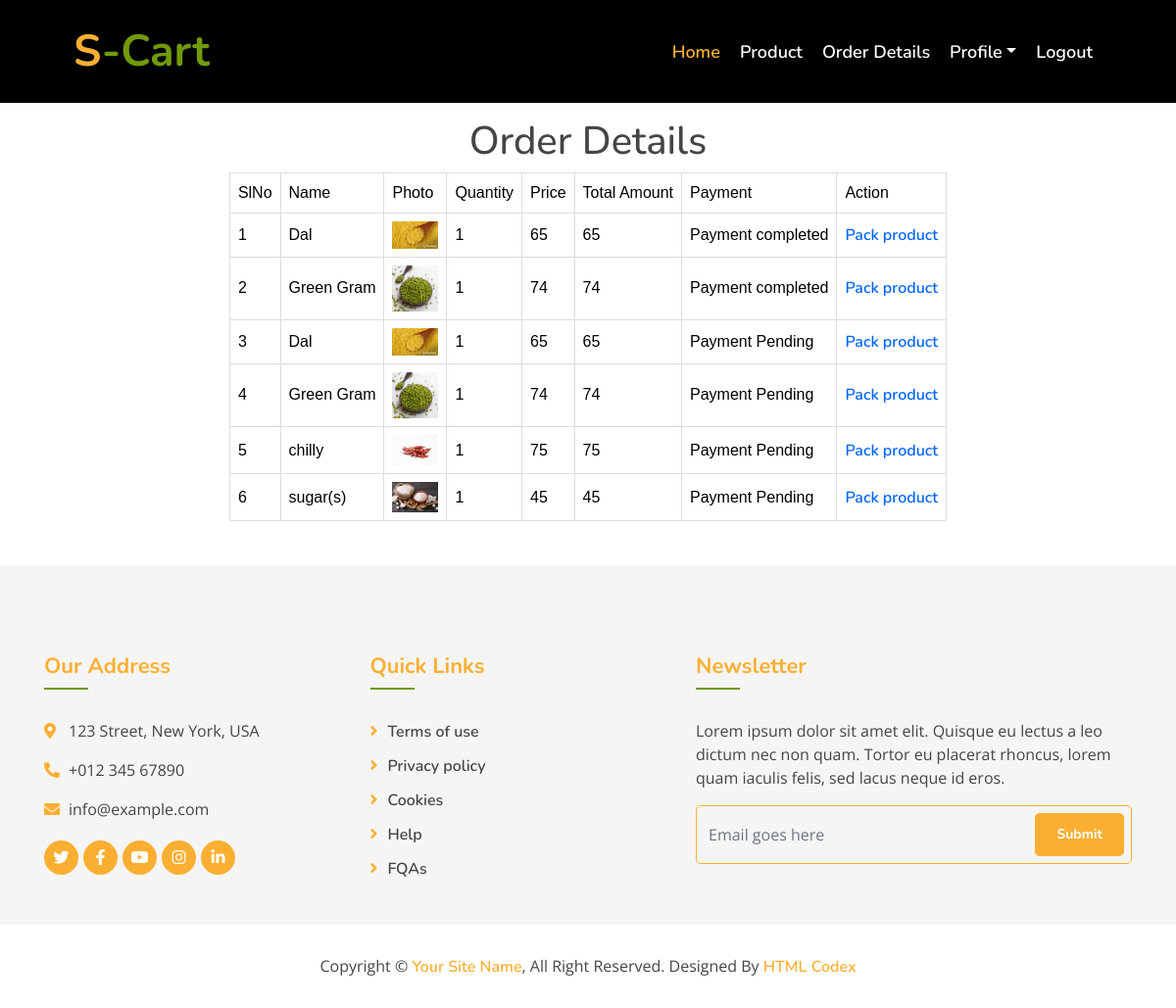
Page /Project/Employee/OrderDetails.php on the committed database.
### tables this page shows
CREATE TABLE `tbl_cart` (
  `cart_id` int(11) NOT NULL,
  `cart_quantity` varchar(100) NOT NULL DEFAULT '1',
  `product_id` int(11) NOT NULL,
  `booking_id` int(11) NOT NULL,
  `cart_status` int(11) NOT NULL DEFAULT 0,
  `cart_rate` int(11) NOT NULL
);

CREATE TABLE `tbl_product` (
  `product_id` int(11) NOT NULL,
  `product_name` varchar(100) NOT NULL,
  `product_photo` varchar(100) NOT NULL,
  `product_details` varchar(100) NOT NULL,
  `product_price` int(11) NOT NULL,
  `product_subsidy` int(11) NOT NULL
);

### Project/Employee/OrderDetails.php (the view, shortened to what this page needs)
<?php
include("Head.php");
include("../Assets/Connection/Connection.php");
$selQry="select * from tbl_booking b inner join tbl_cart c on c.booking_id=b.booking_id inner join  tbl_product p on p.product_id=c.product_id and b.booking_status!='0' and c.cart_status!='0'";
$res=$Conn->query($selQry);
			?>
<!DOCTYPE html PUBLIC "-//W3C//DTD XHTML 1.0 Transitional//EN" "http://www.w3.org/TR/xhtml1/DTD/xhtml1-transitional.dtd">
<html xmlns="http://www.w3.org/1999/xhtml">
<head>
</head>
<body>
	<br><br><br><br><br>
<h1 align="center">Order Details</h1>
<div id="tab" align="center">
<div align="center">
  <table  border="1">
    <tr>
      <td>SlNo</td>
      <td>Name</td>
      <td>Photo</td>
      <td>Quantity</td>
      <td>Price</td>
      <td>Total Amount</td>
	  <td>Payment</td>
      <td>Action</td>
    </tr>
    <?php
	$i=0;
	while($row=$res->fetch_assoc())
	{
		$quantity=$row["cart_quantity"];
		$price=$row["product_price"];
		$totalamount=$quantity*$price;
		$i++;
		?>
        <tr>
            <td><?php echo $i;?></td>
            <td><?php echo $row["product_name"];?></td>
            <td><img src="../Assets/Files/Photo/<?php echo $row["product_photo"];?>" width="47" /></td>
            <td><?php echo $row["cart_quantity"];?></td>
            <td><?php echo $row["product_price"];?></td>
            <td><?php echo $totalamount;?></td>
			<td>
			<?php
					if($row["booking_status"]==1 )
					{
						?>
						Payment Pending
						<?php
					}
					else if($row["booking_status"]==2 )
					{
						?>
                        Payment completed
                        <?php
					}
					?>
                    </td>
	        <td>
                <?php
					if($row["cart_status"]==1)
					{
						?>
                        <a href="OrderDetails.php?cid=<?php echo $row ["cart_id"];?>&sts=2">Pack product</a>
                        <?php
					}
					?>
                    </td>
       </tr>
<?php
	}
	?>
  </table>
</div>
</div>
</body>
<?php
include("Foot.php");
?>
</html>

### Project/Assets/Template/Main/css/style.css (style rules this page uses)
body { color: #757575; background: #ffffff; font-family: 'open sans', sans-serif; }
h1, h2, h3, h4, h5, h6 { color: #454545; font-family: 'Nunito', sans-serif; }
a { font-family: 'Nunito', sans-serif; font-weight: 600; color: #fbaf32; transition: .3s; }

### Project/Assets/Template/form.css (style rules this page uses)
#tab { font-family: "Trebuchet MS", Arial, Helvetica, sans-serif; border-collapse: collapse; width: 100%; }
#tab td, #tab th { border: 1px solid #ddd; padding: 8px; color: black; }
#tab a { color:#06F; }

### rows in the picture
tbl_cart: product.product_name "Dal", product.product_photo (picture), cart_quantity "1", product.product_price "65", shows "Payment completed"
tbl_cart: product.product_name "Green Gram", product.product_photo (picture), cart_quantity "1", product.product_price "74", shows "Payment completed"
tbl_cart: product.product_name "Dal", product.product_photo (picture), cart_quantity "1", product.product_price "65", shows "Payment Pending"
tbl_cart: product.product_name "Green Gram", product.product_photo (picture), cart_quantity "1", product.product_price "74", shows "Payment Pending"
tbl_cart: product.product_name "chilly", product.product_photo (picture), cart_quantity "1", product.product_price "75", shows "Payment Pending"
tbl_cart: product.product_name "sugar(s)", product.product_photo (picture), cart_quantity "1", product.product_price "45", shows "Payment Pending"
